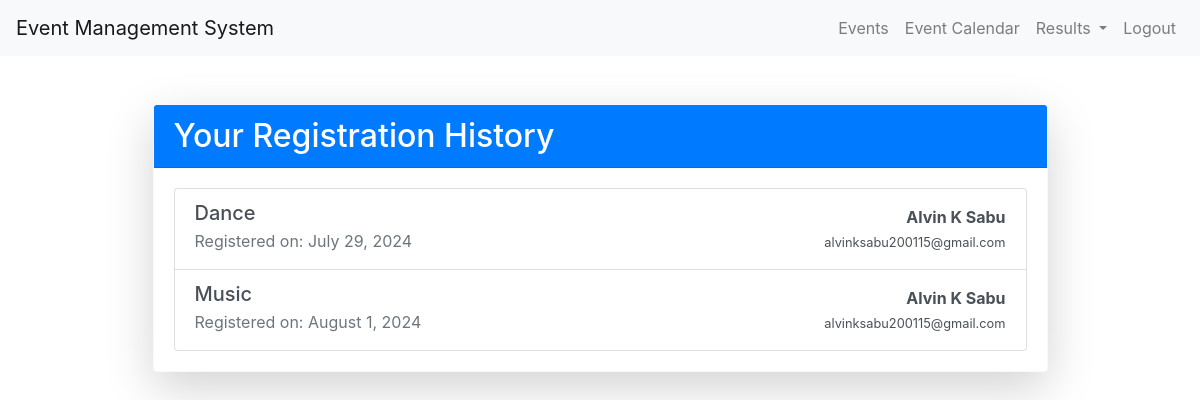
Screenshot of /events/registration_history/ (signed in) with the database file from the repository.
### events/models.py (models this page shows, shortened)
class Registration(models.Model):
    event = models.ForeignKey(Event, on_delete=models.CASCADE, related_name='registrations')
    user = models.ForeignKey(User, on_delete=models.CASCADE)
    name = models.CharField(max_length=100)
    email = models.EmailField()
    token = models.CharField(max_length=10)
    prize = models.CharField(max_length=10, choices=[('', 'No Prize'), ('1st', '1st Prize'), ('2nd', '2nd Prize'), ('3rd', '3rd Prize')], default='')

class Event(models.Model):
    title = models.CharField(max_length=200)
    description = models.TextField()
    date = models.DateField()
    time = models.TimeField()
    location = models.CharField(max_length=200)
    capacity = models.IntegerField()
    registration_start = models.DateTimeField(default=timezone.now)
    results_published = models.BooleanField(default=False)

### events/views.py (the view)
# urls.py: path('registration_history/', views.user_registration_history, name='registration_history'),
@login_required
def user_registration_history(request):
    registrations = Registration.objects.filter(user=request.user)
    return render(request, 'events/user_registration_history.html', {'registrations': registrations})

### events/templates/events/user_registration_history.html (shortened to what this page needs)
{% extends 'base.html' %}
{% block content %}
<div class="container mt-5">
    <div class="row">
        <div class="col-md-12 col-lg-10 mx-auto">
            <div class="card shadow-lg border-light">
                <div class="card-header bg-primary text-white">
                    <h2 class="card-title mb-0">Your Registration History</h2>
                </div>
                <div class="card-body">
                    {% if registrations %}
                        <div class="list-group">
                            {% for registration in registrations %}
                                <a href="{% url 'event_detail' registration.event.id %}" class="list-group-item list-group-item-action d-flex justify-content-between align-items-center">
                                    <div>
                                        <h5 class="mb-1">{{ registration.event.title }}</h5>
                                        <p class="mb-1 text-muted">Registered on: {{ registration.event.date|date:"F j, Y" }}</p>                                    </div>
                                    <div class="text-right">
                                        <p class="mb-0"><strong>{{ registration.name }}</strong></p>
                                        <small>{{ registration.email }}</small>
                                    </div>
                                </a>
                            {% endfor %}
                        </div>
                    {% else %}
                        <p class="text-center text-muted">No registrations found.</p>
                    {% endif %}
                </div>
            </div>
        </div>
    </div>
</div>
{% endblock %}

### rows the page displays
Registration: event "Dance", event "July 29, 2024", name "Alvin K Sabu", email "alvinksabu200115@gmail.com"
Registration: event "Music", event "August 1, 2024", name "Alvin K Sabu", email "alvinksabu200115@gmail.com"
